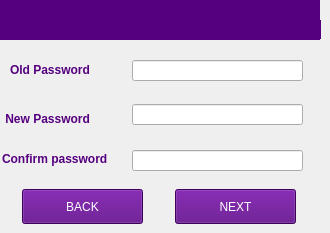
   <widget class="QWidget" name="Password_change_page">
    <widget class="QLabel" name="EnterOldNewPass_LabelBal">
     <property name="geometry">
      <rect>
       <x>100</x>
       <y>20</y>
       <width>221</width>
       <height>19</height>
      </rect>
     </property>
     <property name="font">
      <font>
       <pointsize>12</pointsize>
      </font>
     </property>
     <property name="styleSheet">
      <string notr="true">color: rgb(255, 255, 255);
background-color: rgb(85, 0, 127);</string>
     </property>
     <property name="text">
      <string/>
     </property>
     <property name="alignment">
      <set>Qt::AlignBottom|Qt::AlignRight|Qt::AlignTrailing</set>
     </property>
    </widget>
    <widget class="QLabel" name="Eagreement_label_pg27_9">
     <property name="geometry">
      <rect>
       <x>0</x>
       <y>0</y>
       <width>320</width>
       <height>40</height>
      </rect>
     </property>
     <property name="styleSheet">
      <string notr="true">color: rgb(255, 255, 255);
background-color: rgb(85, 0, 127);
font: 75 11pt &quot;Sans Serif&quot;;</string>
     </property>
     <property name="text">
      <string/>
     </property>
    </widget>
    <widget class="QLabel" name="FinoLogo_pg27_9">
     <property name="geometry">
      <rect>
       <x>5</x>
       <y>2</y>
       <width>71</width>
       <height>35</height>
      </rect>
     </property>
     <property name="autoFillBackground">
      <bool>false</bool>
     </property>
     <property name="styleSheet">
      <string notr="true">background-color: rgb(85, 0, 127);</string>
     </property>
     <property name="text">
      <string/>
     </property>
     <property name="pixmap">
      <pixmap resource="fino.qrc">:/Fino/Icons/finoW.png</pixmap>
     </property>
     <property name="scaledContents">
      <bool>true</bool>
     </property>
     <property name="alignment">
      <set>Qt::AlignCenter</set>
     </property>
    </widget>
    <widget class="QLabel" name="EnterOldNewPass_LabelName">
     <property name="geometry">
      <rect>
       <x>93</x>
       <y>0</y>
       <width>221</width>
       <height>19</height>
      </rect>
     </property>
     <property name="font">
      <font>
       <pointsize>12</pointsize>
      </font>
     </property>
     <property name="styleSheet">
      <string notr="true">color: rgb(255, 255, 255);
background-color: rgb(85, 0, 127);</string>
     </property>
     <property name="text">
      <string/>
     </property>
     <property name="alignment">
      <set>Qt::AlignBottom|Qt::AlignRight|Qt::AlignTrailing</set>
     </property>
    </widget>
    <widget class="QLabel" name="Oldpass_label">
     <property name="geometry">
      <rect>
       <x>10</x>
       <y>60</y>
       <width>111</width>
       <height>20</height>
      </rect>
     </property>
     <property name="font">
      <font>
       <weight>75</weight>
       <bold>true</bold>
      </font>
     </property>
     <property name="styleSheet">
      <string notr="true">color: rgb(85, 0, 127);</string>
     </property>
     <property name="text">
      <string>Old Password</string>
     </property>
    </widget>
    <widget class="QLabel" name="New_pass_babel">
     <property name="geometry">
      <rect>
       <x>2</x>
       <y>110</y>
       <width>121</width>
       <height>17</height>
      </rect>
     </property>
     <property name="font">
      <font>
       <weight>75</weight>
       <bold>true</bold>
      </font>
     </property>
     <property name="styleSheet">
      <string notr="true">color: rgb(85, 0, 127);</string>
     </property>
     <property name="text">
      <string> New Password</string>
     </property>
    </widget>
    <widget class="QLabel" name="Confirm_Pass_label_3">
     <property name="geometry">
      <rect>
       <x>2</x>
       <y>150</y>
       <width>131</width>
       <height>17</height>
      </rect>
     </property>
     <property name="font">
      <font>
       <weight>75</weight>
       <bold>true</bold>
      </font>
     </property>
     <property name="styleSheet">
      <string notr="true">color: rgb(85, 0, 127);</string>
     </property>
     <property name="text">
      <string>Confirm password</string>
     </property>
    </widget>
    <widget class="QPushButton" name="OldNew_ChangePasswd_Back_button_">
     <property name="geometry">
      <rect>
       <x>22</x>
       <y>189</y>
       <width>121</width>
       <height>35</height>
      </rect>
     </property>
     <property name="styleSheet">
      <string notr="true">color: rgb(255, 255, 255);
background-color: rgb(85, 0, 127);
font: 75 11pt &quot;Sans Serif&quot;;</string>
     </property>
     <property name="text">
      <string>BACK</string>
     </property>
    </widget>
    <widget class="QPushButton" name="OldNew_ChangePasswd_Next_button_">
     <property name="geometry">
      <rect>
       <x>175</x>
       <y>189</y>
       <width>121</width>
       <height>35</height>
      </rect>
     </property>
     <property name="styleSheet">
      <string notr="true">color: rgb(255, 255, 255);
background-color: rgb(85, 0, 127);
font: 75 11pt &quot;Sans Serif&quot;;</string>
     </property>
     <property name="text">
      <string>NEXT</string>
     </property>
    </widget>
    <widget class="QLineEdit" name="Old_password_edit_pg26">
     <property name="geometry">
      <rect>
       <x>132</x>
       <y>60</y>
       <width>171</width>
       <height>21</height>
      </rect>
     </property>
     <property name="maxLength">
      <number>12</number>
     </property>
     <property name="echoMode">
      <enum>QLineEdit::PasswordEchoOnEdit</enum>
     </property>
    </widget>
    <widget class="QLineEdit" name="New_password_edit_pg26">
     <property name="geometry">
      <rect>
       <x>132</x>
       <y>104</y>
       <width>171</width>
       <height>21</height>
      </rect>
     </property>
     <property name="maxLength">
      <number>12</number>
     </property>
     <property name="echoMode">
      <enum>QLineEdit::PasswordEchoOnEdit</enum>
     </property>
    </widget>
    <widget class="QLineEdit" name="Confirm_password_edit_pg26">
     <property name="geometry">
      <rect>
       <x>132</x>
       <y>150</y>
       <width>171</width>
       <height>21</height>
      </rect>
     </property>
     <property name="maxLength">
      <number>12</number>
     </property>
     <property name="echoMode">
      <enum>QLineEdit::PasswordEchoOnEdit</enum>
     </property>
    </widget>
   </widget>
